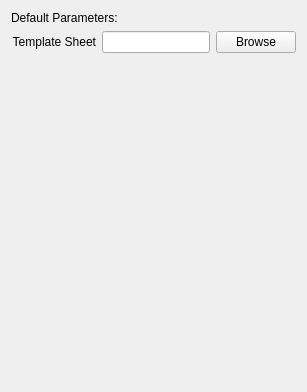
          <widget class="QWidget" name="quotePage">
           <layout class="QVBoxLayout" name="verticalLayout_22">
            <item>
             <widget class="QLabel" name="quoteDefaultLabel">
              <property name="text">
               <string>Default Parameters:</string>
              </property>
             </widget>
            </item>
            <item>
             <layout class="QGridLayout" name="gridLayout_20">
              <item row="0" column="0">
               <widget class="QLabel" name="quoteTSheetLabel">
                <property name="text">
                 <string>Template Sheet</string>
                </property>
                <property name="alignment">
                 <set>Qt::AlignRight|Qt::AlignTrailing|Qt::AlignVCenter</set>
                </property>
               </widget>
              </item>
              <item row="0" column="1">
               <widget class="QLineEdit" name="quoteTSheetEdit"/>
              </item>
              <item row="0" column="2">
               <widget class="QPushButton" name="quoteTSheetButton">
                <property name="text">
                 <string>Browse</string>
                </property>
               </widget>
              </item>
             </layout>
            </item>
            <item>
             <spacer name="verticalSpacer_19">
              <property name="orientation">
               <enum>Qt::Vertical</enum>
              </property>
              <property name="sizeHint" stdset="0">
               <size>
                <width>20</width>
                <height>328</height>
               </size>
              </property>
             </spacer>
            </item>
           </layout>
          </widget>
